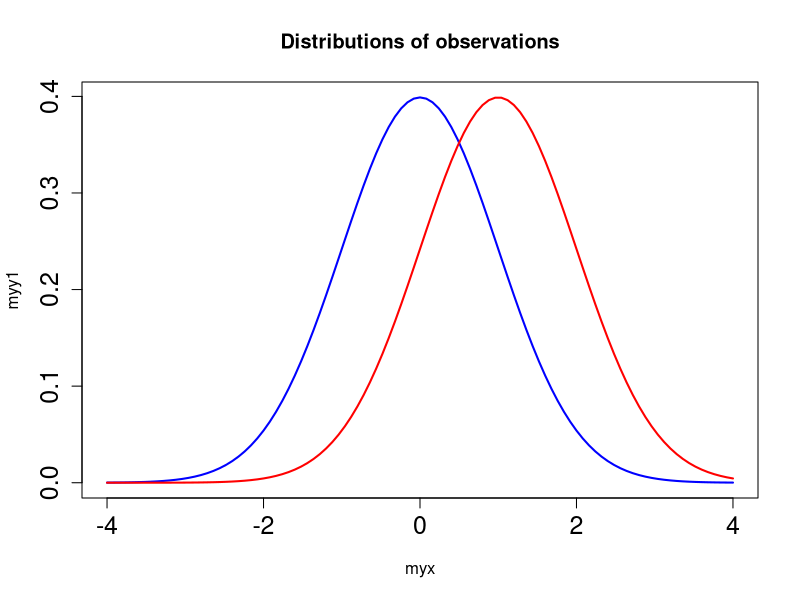
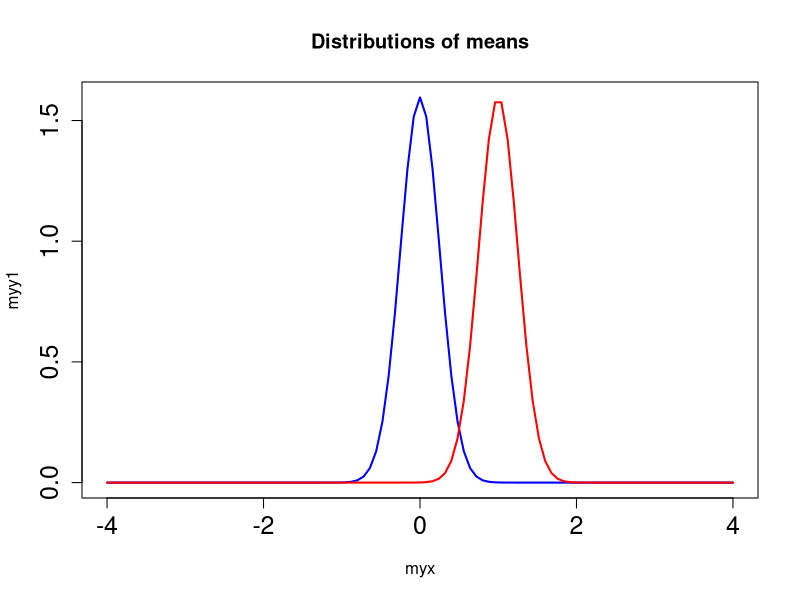

R code for these plots, in order: (Note: a time limit stopped this script after it produced the figures.)
# Author: David Colquhoun, University College London
#
#Two_mean_simulation
require(MASS)
#require(graphics)

#START INPUTS
mynsim=100000  #number of simulatiobs to run

#set mean and SD for sample 1 and sample 2
#These values give 
#power=0.45 with n=8 and
#power=0.8 with n=16
mymu1=0
mysd1=1
mymu2=1
mysd2=1

myn=16    #number of obs per sample
outfile="run1.txt" #name for output file

#set min and max P values for "significance"
myPmin=0.0
myPmax=0.05  #plot the distribustions for control (sample 1) and treatemett (sample2)

#END OF INPUTS

myxmin=mymu1-4*mysd1
myxmax=mymu1+4*mysd1
myinc=(myxmax-myxmin)/100
myx=seq(from = myxmin,to=myxmax,by=myinc)
myy1=dnorm(myx,mean=mymu1,sd=mysd1)
myy2=dnorm(myx,mean=mymu2,sd=mysd2)
X11()   #next plot in new window
plot(myx,myy1,type="l",col="blue",cex.axis=1.5,lwd=2,main="Distributions of observations")
lines(myx,myy2,col="red",lwd=2)

#plot distributions  of means for sample1 and 2
#myxmin=mymu1-1*mysd1
#myxmax=mymu1+1*mysd1
#myinc=(myxmax-myxmin)/100
myx=seq(from = myxmin,to=myxmax,by=myinc)
mysdm1=mysd1/sqrt(myn)
mysdm2=mysd2/sqrt(myn)
myy1=dnorm(myx,mean=mymu1,sd=mysdm1)
myy2=dnorm(myx,mean=mymu2,sd=mysdm2)
X11()   #next plot in new window
plot(myx,myy1,type="l",col="blue",cex.axis=1.5,lwd=2,main="Distributions of means")
lines(myx,myy2,col="red",lwd=2)

#end of distribution plottine

mycor=0.   #correlation = 0
#set covariance matrix
myvar1=mysd1^2
myvar2=mysd2^2
mysigma = matrix(c(myvar1,mycor,mycor,myvar2),2,2)

#initialisations
mymean=c(mymu1,mymu2)
mymean
mytruediff=mymean[2]-mymean[1]
mytruediff
mypval=vector(length=mynsim)
mypval[1:mynsim]=0
#mypval
myloCI=vector(length=mynsim)
myloCI[1:mynsim]=0
myhiCI=vector(length=mynsim)
myhiCI[1:mynsim]=0
mydiff=vector(length=mynsim)
mydiff[1:mynsim]=0
#myloCI
#myhiCI
#mydiff
mynsig=0  #counts number of pval between and myPmax =0.0

# set random number generator seed so sequence repeats
#set.seed(1941)
for (myr in c(1:mynsim))
{
  #simulate 2D data
  mydata=mvrnorm(n=myn, mymean,mysigma)
  mylabels=c('group1','group2') 
  colnames(mydata)=mylabels #Assign labels to columns of simulated data
  summary(mydata)
  mysampA=mydata[1:myn,1]
  mysampA
  mysampB=mydata[1:myn,2]
  mysampB
  
  #test ny using Cusney data each timw
  #mysampA=c(0.7,-1.6,-0.2,-1.2,-0.1,3.4,3.7,0.8,0.0,2)
  #mysampB=c(1.9,0.8,1.1,0.1,-0.1,4.4,5.5,1.6,4.6,3.4)
  #end of temp data reset
  myresult=t.test(mysampB,mysampA,alternative="two.sided", paired = FALSE, var.equal = TRUE,
                  conf.level = 0.95)
  mydiff[myr]=myresult$estimate[1]-myresult$estimate[2]
  myp=myresult$p.value
  mypval[myr]=myp 
  myloCI[myr]=myresult$conf.int[1]
  myhiCI[myr]=myresult$conf.int[2]
  if (myp > myPmin & myp <= myPmax) mynsig=mynsig+1
   }

#plot histogram of P values
X11()   #next plot in new window
mydat=hist(mypval,breaks=20,xlim=range(0:1),cex.axis=1.5,main="Distribution of P values")
#mydiff
summary(mypval)
str(mydat)

#plot histo of differences between means
mydat$counts
X11()   #next plot in new window
mydat1=hist(mydiff,breaks=20,cex.axis=1.5,main="Distribution of differences between means ")
mydat1$counts
#myloCI

#myhiCI
myCI=cbind(myloCI,myhiCI)
mynsig
#Check mynsig from final 
#mypval[4]=0.2  #test
mynsig=0
mysumdiff=0
#values to limit highly sig,...non-sig
my001=0  #counts number of P<0.001
my01=0  #counts number of 0.001<P<0.01
my05=0  #counts number of 0.01<P<0.05
myns=0  #counts number of P>0.05 "non sig"

for (myr in c(1:mynsim)) {
  myp=mypval[myr]
  myd=mydiff[myr]  
  if (myp > myPmin & myp <= myPmax) 
    {
    mynsig=mynsig+1
    mysumdiff=mysumdiff+myd
    }
    if (myp <= 0.001 ) my001=my001+1 
    if (myp > 0.001 & myp <= 0.01) my01=my01+1
    if (myp > 0.01 & myp <= 0.05) my05=my05+1
    if (myp > 0.05) myns=myns+1
   }
mynsig
mymeandiff=mysumdiff/mynsig
mymeandiff   #mean observed difference for expts with Pmin<P<=Pmax
mytruediff

#count also the fraction of "significant" results that are
#followed by a "non-sig' result 
# where "signifant" means P<= 0.05 OR 0.01
myn05=0    #counts number of sig - non sig pairs for P=0.05
myn051=0   # counts number of sig-sig pairs
myn01=0    #counts number of sig-non sig pairs for P=0.05
myn011=0    #counts number of sig - sig pairs for P=0.05
mynsim1=mynsim-1
for (myr in c(1:mynsim1)) {
  myp=mypval[myr]
  myp1=mypval[myr+1]  
  if (myp <= 0.05 & myp1 > 0.05) myn05=myn05+1
  if (myp <= 0.05 & myp1 <= 0.05) myn051=myn051+1
  if (myp <= 0.01 & myp1 > 0.01) myn01=myn01+1
  if (myp <= 0.01 & myp1 <= 0.01) myn011=myn011+1
}
myn05
myn01
#power calculations
mysiglev=myPmax
mypower1=power.t.test(n=myn,sd=mysd1,delta=mytruediff,sig.level=mysiglev,type="two.sample",power=NULL)
mypower1
mypower=mypower1$power
mysig=mypower1$sig.level

#write results to a file (use 'cat' not 'write' to output list 

cat("INPUTS","\n",file=outfile,append=FALSE)
cat("number of simulation = ",mynsim,"\n",file=outfile,append=TRUE)
cat("number obs per sample = ",myn,"\n",file=outfile,append=TRUE)
cat("true mean for sample 1 = ",mymu1,"\n",file=outfile,append=TRUE)
cat("true mean for sample 2 = ",mymu2,"\n",file=outfile,append=TRUE)
cat("true SD (same for both samples) = ",mysd1,"\n",file=outfile,append=TRUE)
cat("Sig if P is between Pmin and Pmax = ",myPmin," to ",myPmax,"\n",file=outfile,append=TRUE)

cat("\n","OUTPUTS","\n",file=outfile,append=TRUE)
cat("power = ",mypower,"for P = ",mysig,"\n",file=outfile,append=TRUE)
cat("\n","Number of 'sig' differences (P between Pmin-Pmax) = ",mynsig," = ",100*mynsig/mynsim," percent","\n",file=outfile,append=TRUE)
cat("Number of P <= 0.001 = ",my001,"   = ",100*my001/mynsim," percent","\n",file=outfile,append=TRUE)
cat("Number of 0.001 < P <= 0.01 = ",my01,"   = ",100*my01/mynsim," percent","\n",file=outfile,append=TRUE)
cat("Number of 0.01 < P <= 0.05 = ",my05,"   = ",100*my05/mynsim," percent","\n",file=outfile,append=TRUE)
cat("Number of P > 0.05 = ",myns,"   = ",100*myns/mynsim," percent","\n",file=outfile,append=TRUE)
cat("Number of P <+ 0.05 = ",mynsim-myns,"   = ",100*(mynsim-myns)/mynsim," percent","\n",file=outfile,append=TRUE)
cat("\n","Obs diff bet means for 'sig' results = ",mymeandiff," True value = ",mytruediff,"\n",file=outfile,append=TRUE)

cat("\n","Number of times sig is followed by non-sig (P=0.05) = ",myn05," = ",100*myn05/(myn05+myn051)," percent","\n",file=outfile,append=TRUE)
cat("Number of times sig is followed by sig (P=0.05) = ",myn051," = ",100*myn051/(myn05+myn051)," percent","\n",file=outfile,append=TRUE)
cat("Number of times sig is followed by non-sig (P=0.01) = ",myn01," = ",100*myn01/(myn01+myn011)," percent","\n",file=outfile,append=TRUE)
cat("Number of times sig is followed by sig (P=0.01) = ",myn011," = ",100*myn011/(myn01+myn011)," percent","\n",file=outfile,append=TRUE)
